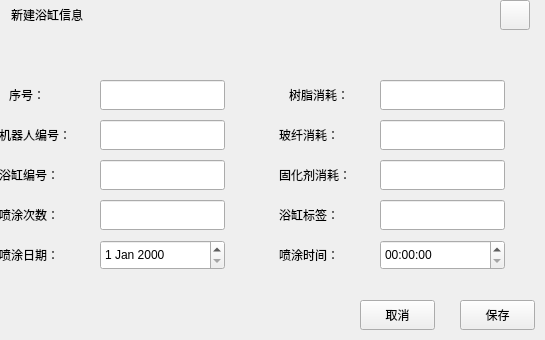
<?xml version="1.0" encoding="UTF-8"?>
<ui version="4.0">
 <class>WorkDataEdit</class>
 <widget class="QWidget" name="WorkDataEdit">
  <property name="geometry">
   <rect>
    <x>0</x>
    <y>0</y>
    <width>545</width>
    <height>340</height>
   </rect>
  </property>
  <property name="windowTitle">
   <string>Form</string>
  </property>
  <widget class="QLineEdit" name="ResinCos">
   <property name="geometry">
    <rect>
     <x>380</x>
     <y>80</y>
     <width>125</width>
     <height>30</height>
    </rect>
   </property>
  </widget>
  <widget class="QLineEdit" name="RobotID">
   <property name="geometry">
    <rect>
     <x>100</x>
     <y>120</y>
     <width>125</width>
     <height>30</height>
    </rect>
   </property>
  </widget>
  <widget class="QLabel" name="UserLab_8">
   <property name="geometry">
    <rect>
     <x>279</x>
     <y>120</y>
     <width>101</width>
     <height>30</height>
    </rect>
   </property>
   <property name="text">
    <string>玻纤消耗：</string>
   </property>
  </widget>
  <widget class="QLineEdit" name="BathTubID">
   <property name="geometry">
    <rect>
     <x>100</x>
     <y>160</y>
     <width>125</width>
     <height>30</height>
    </rect>
   </property>
  </widget>
  <widget class="QLabel" name="UserLab_5">
   <property name="geometry">
    <rect>
     <x>279</x>
     <y>200</y>
     <width>101</width>
     <height>30</height>
    </rect>
   </property>
   <property name="text">
    <string>浴缸标签：</string>
   </property>
  </widget>
  <widget class="QLabel" name="UserLab_9">
   <property name="geometry">
    <rect>
     <x>-1</x>
     <y>240</y>
     <width>101</width>
     <height>30</height>
    </rect>
   </property>
   <property name="text">
    <string>喷涂日期：</string>
   </property>
  </widget>
  <widget class="QLabel" name="UserLab_10">
   <property name="geometry">
    <rect>
     <x>279</x>
     <y>240</y>
     <width>101</width>
     <height>30</height>
    </rect>
   </property>
   <property name="text">
    <string>喷涂时间：</string>
   </property>
  </widget>
  <widget class="QPushButton" name="CancleBtn">
   <property name="geometry">
    <rect>
     <x>360</x>
     <y>300</y>
     <width>75</width>
     <height>30</height>
    </rect>
   </property>
   <property name="text">
    <string>取消</string>
   </property>
  </widget>
  <widget class="QLabel" name="UserLab_4">
   <property name="geometry">
    <rect>
     <x>-1</x>
     <y>200</y>
     <width>101</width>
     <height>30</height>
    </rect>
   </property>
   <property name="text">
    <string>喷涂次数：</string>
   </property>
  </widget>
  <widget class="QPushButton" name="SaveBtn">
   <property name="geometry">
    <rect>
     <x>460</x>
     <y>300</y>
     <width>75</width>
     <height>30</height>
    </rect>
   </property>
   <property name="text">
    <string>保存</string>
   </property>
  </widget>
  <widget class="QLabel" name="TitleLab">
   <property name="geometry">
    <rect>
     <x>1</x>
     <y>10</y>
     <width>461</width>
     <height>31</height>
    </rect>
   </property>
   <property name="text">
    <string/>
   </property>
  </widget>
  <widget class="QLabel" name="UserLab_1">
   <property name="geometry">
    <rect>
     <x>-1</x>
     <y>120</y>
     <width>101</width>
     <height>30</height>
    </rect>
   </property>
   <property name="text">
    <string>机器人编号：</string>
   </property>
  </widget>
  <widget class="QLineEdit" name="ID">
   <property name="geometry">
    <rect>
     <x>100</x>
     <y>80</y>
     <width>125</width>
     <height>30</height>
    </rect>
   </property>
  </widget>
  <widget class="QLabel" name="UserLab_7">
   <property name="geometry">
    <rect>
     <x>289</x>
     <y>80</y>
     <width>91</width>
     <height>30</height>
    </rect>
   </property>
   <property name="text">
    <string>树脂消耗：</string>
   </property>
  </widget>
  <widget class="QLineEdit" name="BathMark">
   <property name="geometry">
    <rect>
     <x>380</x>
     <y>200</y>
     <width>125</width>
     <height>30</height>
    </rect>
   </property>
  </widget>
  <widget class="QLineEdit" name="SparyNum">
   <property name="geometry">
    <rect>
     <x>100</x>
     <y>200</y>
     <width>125</width>
     <height>30</height>
    </rect>
   </property>
  </widget>
  <widget class="QLabel" name="InerLab">
   <property name="geometry">
    <rect>
     <x>51</x>
     <y>80</y>
     <width>401</width>
     <height>231</height>
    </rect>
   </property>
   <property name="styleSheet">
    <string notr="true"/>
   </property>
   <property name="text">
    <string/>
   </property>
  </widget>
  <widget class="QLabel" name="label">
   <property name="geometry">
    <rect>
     <x>11</x>
     <y>0</y>
     <width>151</width>
     <height>30</height>
    </rect>
   </property>
   <property name="text">
    <string>新建浴缸信息</string>
   </property>
  </widget>
  <widget class="QLabel" name="UserLab_6">
   <property name="geometry">
    <rect>
     <x>279</x>
     <y>160</y>
     <width>101</width>
     <height>30</height>
    </rect>
   </property>
   <property name="text">
    <string>固化剂消耗：</string>
   </property>
  </widget>
  <widget class="QLineEdit" name="FiberGlassCos">
   <property name="geometry">
    <rect>
     <x>380</x>
     <y>120</y>
     <width>125</width>
     <height>30</height>
    </rect>
   </property>
  </widget>
  <widget class="QLabel" name="UserLab_2">
   <property name="geometry">
    <rect>
     <x>-1</x>
     <y>160</y>
     <width>101</width>
     <height>30</height>
    </rect>
   </property>
   <property name="text">
    <string>浴缸编号：</string>
   </property>
  </widget>
  <widget class="QDateEdit" name="dateEdit">
   <property name="geometry">
    <rect>
     <x>100</x>
     <y>240</y>
     <width>125</width>
     <height>30</height>
    </rect>
   </property>
  </widget>
  <widget class="QLabel" name="UserLab_3">
   <property name="geometry">
    <rect>
     <x>9</x>
     <y>80</y>
     <width>91</width>
     <height>30</height>
    </rect>
   </property>
   <property name="text">
    <string>序号：</string>
   </property>
  </widget>
  <widget class="QLineEdit" name="CurAgCos">
   <property name="geometry">
    <rect>
     <x>380</x>
     <y>160</y>
     <width>125</width>
     <height>30</height>
    </rect>
   </property>
  </widget>
  <widget class="QPushButton" name="CloseBtn">
   <property name="geometry">
    <rect>
     <x>500</x>
     <y>0</y>
     <width>30</width>
     <height>30</height>
    </rect>
   </property>
   <property name="text">
    <string/>
   </property>
  </widget>
  <widget class="QTimeEdit" name="timeEdit">
   <property name="geometry">
    <rect>
     <x>380</x>
     <y>240</y>
     <width>125</width>
     <height>30</height>
    </rect>
   </property>
  </widget>
  <zorder>TitleLab</zorder>
  <zorder>InerLab</zorder>
  <zorder>ResinCos</zorder>
  <zorder>RobotID</zorder>
  <zorder>UserLab_8</zorder>
  <zorder>BathTubID</zorder>
  <zorder>UserLab_5</zorder>
  <zorder>UserLab_9</zorder>
  <zorder>UserLab_10</zorder>
  <zorder>CancleBtn</zorder>
  <zorder>UserLab_4</zorder>
  <zorder>SaveBtn</zorder>
  <zorder>UserLab_1</zorder>
  <zorder>ID</zorder>
  <zorder>UserLab_7</zorder>
  <zorder>BathMark</zorder>
  <zorder>SparyNum</zorder>
  <zorder>label</zorder>
  <zorder>UserLab_6</zorder>
  <zorder>FiberGlassCos</zorder>
  <zorder>UserLab_2</zorder>
  <zorder>dateEdit</zorder>
  <zorder>UserLab_3</zorder>
  <zorder>CurAgCos</zorder>
  <zorder>CloseBtn</zorder>
  <zorder>timeEdit</zorder>
 </widget>
 <resources/>
 <connections/>
</ui>
